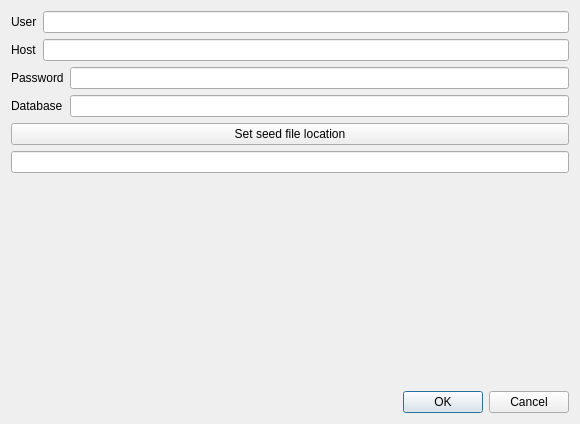
<?xml version="1.0" encoding="UTF-8"?>
<ui version="4.0">
 <class>Dialog</class>
 <widget class="QDialog" name="Dialog">
  <property name="geometry">
   <rect>
    <x>0</x>
    <y>0</y>
    <width>580</width>
    <height>424</height>
   </rect>
  </property>
  <property name="windowTitle">
   <string>Settings</string>
  </property>
  <layout class="QVBoxLayout" name="verticalLayout_2">
   <property name="sizeConstraint">
    <enum>QLayout::SetMinimumSize</enum>
   </property>
   <item>
    <layout class="QFormLayout" name="formLayout_5">
     <property name="sizeConstraint">
      <enum>QLayout::SetDefaultConstraint</enum>
     </property>
     <property name="fieldGrowthPolicy">
      <enum>QFormLayout::ExpandingFieldsGrow</enum>
     </property>
     <item row="0" column="0">
      <widget class="QLabel" name="userLabel">
       <property name="text">
        <string>User</string>
       </property>
      </widget>
     </item>
     <item row="0" column="1">
      <widget class="QLineEdit" name="userLineEdit"/>
     </item>
     <item row="1" column="0">
      <widget class="QLabel" name="hostLabel">
       <property name="text">
        <string>Host</string>
       </property>
      </widget>
     </item>
     <item row="1" column="1">
      <widget class="QLineEdit" name="hostLineEdit"/>
     </item>
    </layout>
   </item>
   <item>
    <layout class="QFormLayout" name="formLayout_6">
     <property name="sizeConstraint">
      <enum>QLayout::SetDefaultConstraint</enum>
     </property>
     <property name="fieldGrowthPolicy">
      <enum>QFormLayout::ExpandingFieldsGrow</enum>
     </property>
     <item row="0" column="0">
      <widget class="QLabel" name="passwordLabel">
       <property name="text">
        <string>Password</string>
       </property>
      </widget>
     </item>
     <item row="0" column="1">
      <widget class="QLineEdit" name="passwordLineEdit"/>
     </item>
     <item row="1" column="0">
      <widget class="QLabel" name="databaseLabel">
       <property name="text">
        <string>Database</string>
       </property>
      </widget>
     </item>
     <item row="1" column="1">
      <widget class="QLineEdit" name="databaseLineEdit"/>
     </item>
    </layout>
   </item>
   <item>
    <widget class="QPushButton" name="seedFileButton">
     <property name="text">
      <string>Set seed file location</string>
     </property>
    </widget>
   </item>
   <item>
    <widget class="QLineEdit" name="fileSavelineEdit">
     <property name="readOnly">
      <bool>true</bool>
     </property>
     <property name="placeholderText">
      <string/>
     </property>
    </widget>
   </item>
   <item>
    <spacer name="verticalSpacer">
     <property name="orientation">
      <enum>Qt::Vertical</enum>
     </property>
     <property name="sizeHint" stdset="0">
      <size>
       <width>20</width>
       <height>40</height>
      </size>
     </property>
    </spacer>
   </item>
   <item>
    <widget class="QDialogButtonBox" name="buttonBox">
     <property name="orientation">
      <enum>Qt::Horizontal</enum>
     </property>
     <property name="standardButtons">
      <set>QDialogButtonBox::Cancel|QDialogButtonBox::Ok</set>
     </property>
    </widget>
   </item>
  </layout>
 </widget>
 <resources/>
 <connections>
  <connection>
   <sender>buttonBox</sender>
   <signal>accepted()</signal>
   <receiver>Dialog</receiver>
   <slot>accept()</slot>
   <hints>
    <hint type="sourcelabel">
     <x>248</x>
     <y>254</y>
    </hint>
    <hint type="destinationlabel">
     <x>157</x>
     <y>274</y>
    </hint>
   </hints>
  </connection>
  <connection>
   <sender>buttonBox</sender>
   <signal>rejected()</signal>
   <receiver>Dialog</receiver>
   <slot>reject()</slot>
   <hints>
    <hint type="sourcelabel">
     <x>316</x>
     <y>260</y>
    </hint>
    <hint type="destinationlabel">
     <x>286</x>
     <y>274</y>
    </hint>
   </hints>
  </connection>
 </connections>
</ui>
